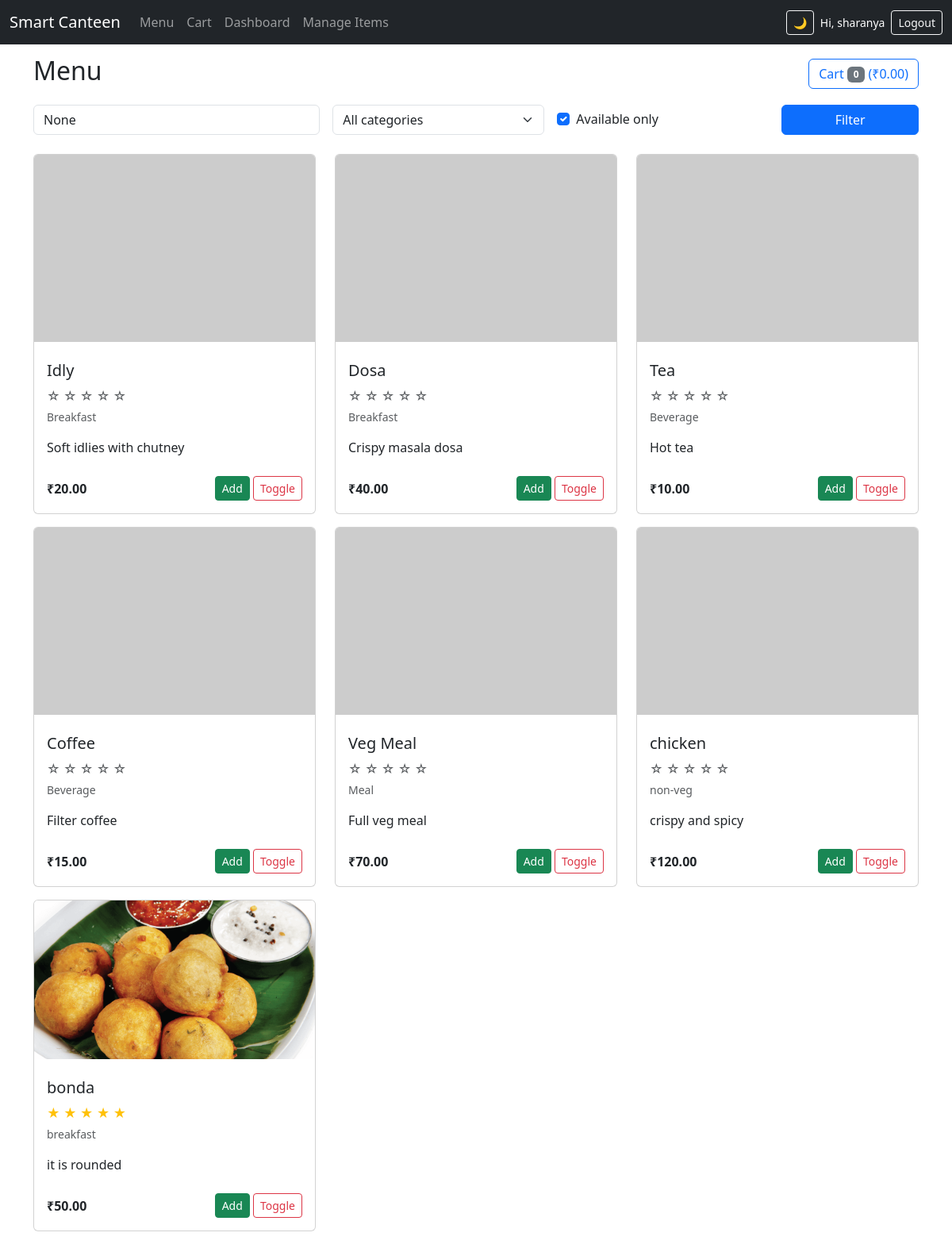
The app's page /menu/ (signed in) with its own data.
### menu_app/models.py (models this page shows, shortened)
class Item(models.Model):
    name = models.CharField(max_length=100)
    description = models.TextField(blank=True)
    price = models.DecimalField(max_digits=7, decimal_places=2)
    category = models.CharField(max_length=50, blank=True)
    available = models.BooleanField(default=True)
    image = models.ImageField(upload_to='menu_images/', blank=True, null=True)
    rating = models.PositiveIntegerField(default=0)  # 0–5

### menu_app/views.py (the view, shortened to what this page needs)
# urls.py: path('menu/', views.menu_list, name='menu_list'),
@login_required(login_url='login')
def menu_list(request):
    form = SearchForm(request.GET or None)
    items = Item.objects.all()
    categories = Item.objects.values_list('category', flat=True).distinct()
    selected_category = request.GET.get('category')
    if selected_category:
        items = items.filter(category=selected_category)
    cart = _get_cart(request)
    total = Decimal('0.00')
    for item_id, qty in cart.items():
        try:
            item = Item.objects.get(id=item_id)
            total += item.price * qty
        except Item.DoesNotExist:
            continue
    context = {
        'items': items,
        'cart_total': total,
        'cart_count': sum(cart.values()),
        'form': form,
        'categories': categories,
        'selected_category': selected_category,
    }
    return render(request, 'menu.html', context)

### menu_app/forms.py
class SearchForm(forms.Form):
    q = forms.CharField(required=False, label='Search')
    available_only = forms.BooleanField(required=False, initial=True)

### menu_app/views.py (called while the page is built)
def _get_cart(request):
    return request.session.get('cart', {})

### templates/menu.html (shortened to what this page needs)
{% extends 'base.html' %}
{% block content %}
<div class="d-flex justify-content-between align-items-center mb-3">
  <h2>Menu</h2>
  <div>
    <a href="{% url 'cart_view' %}" class="btn btn-outline-primary">
      Cart <span class="badge bg-secondary">{{ cart_count }}</span> (₹{{ cart_total }})
    </a>
  </div>
</div>
<form method="get" class="row g-3 mb-4">
  <div class="col-md-4">
    <input type="text" name="q" value="{{ form.q.value }}" class="form-control" placeholder="Search items...">
  </div>
  <div class="col-md-3">
    <select name="category" class="form-select">
      <option value="">All categories</option>
    </select>
  </div>
  <div class="col-md-3 d-flex align-items-center">
    <div class="form-check">
      <input class="form-check-input"
             type="checkbox"
             name="available_only"
             id="available_only"
             value="on"
             {% if form.available_only.value or form.available_only.value is None %}checked{% endif %}>
      <label class="form-check-label" for="available_only">Available only</label>
    </div>
  </div>
  <div class="col-md-2">
    <button class="btn btn-primary w-100" type="submit">Filter</button>
  </div>
</form>
<div class="row">
  {% for item in items %}
  <div class="col-md-4 mb-3">
    <div class="card h-100">
      {% if item.image %}
      <img src="{{ item.image.url }}" class="card-img-top" style="height:200px; object-fit:cover;">
      {% else %}
      <img src="https://via.placeholder.com/300x200.png?text=No+Image" class="card-img-top">
      {% endif %}
      <div class="card-body d-flex flex-column">
        <h5 class="card-title mt-2">{{ item.name }}</h5>
        <div class="mb-1">
          {% for i in "12345" %}
            {% if forloop.counter <= item.rating %}
              <span class="text-warning">★</span>
            {% else %}
              <span class="text-muted">☆</span>
            {% endif %}
          {% endfor %}
        </div>
        <p class="card-text text-muted small">{{ item.category }}</p>
        <p class="card-text flex-grow-1">{{ item.description|default:"Tasty item" }}</p>
        <div class="d-flex justify-content-between align-items-center mt-2">
          <span class="fw-bold">₹{{ item.price }}</span>
          <div>
            {% if item.available %}
            <a href="{% url 'add_to_cart' item.id %}" class="btn btn-sm btn-success">Add</a>
            {% else %}
            <span class="badge bg-secondary">Not Available</span>
            {% endif %}
            {% if user.is_staff %}
            <a href="{% url 'toggle_item' item.id %}" class="btn btn-sm btn-outline-danger">Toggle</a>
            {% endif %}
          </div>
        </div>
      </div>
    </div>
  </div>
  {% empty %}
  <p>No items found.</p>
  {% endfor %}
</div>
{% endblock %}

### templates/base.html (shortened to what this page needs)
<!DOCTYPE html>
<html lang="en" data-bs-theme="light" id="htmlRoot">
<head>
  <link href="https://cdn.jsdelivr.net/npm/bootstrap@5.3.3/dist/css/bootstrap.min.css" rel="stylesheet">
</head>
<body>
  <nav class="navbar navbar-expand-lg navbar-dark bg-dark fixed-top">
    <div class="container-fluid">
      <a class="navbar-brand" href="{% url 'home' %}">Smart Canteen</a>
      <div class="collapse navbar-collapse" id="navbarNav">
        <ul class="navbar-nav me-auto">
          <li class="nav-item"><a class="nav-link" href="{% url 'menu_list' %}">Menu</a></li>
          <li class="nav-item"><a class="nav-link" href="{% url 'cart_view' %}">Cart</a></li>
          {% if user.is_staff %}
          <li class="nav-item"><a class="nav-link" href="{% url 'dashboard' %}">Dashboard</a></li>
          <li class="nav-item"><a class="nav-link" href="{% url 'manage_items' %}">Manage Items</a></li>
          {% endif %}
        </ul>
        <div class="d-flex align-items-center gap-2">
          <button class="btn btn-outline-light btn-sm" id="themeToggle">🌙</button>
          {% if user.is_authenticated %}
            <span class="navbar-text text-white small">Hi, {{ user.username }}</span>
            <form method="post" action="{% url 'logout' %}" style="display:inline;">
              <button class="btn btn-outline-light btn-sm">Logout</button>
            </form>
          {% else %}
            <a href="{% url 'login' %}" class="btn btn-outline-light btn-sm">Login</a>
            <a href="{% url 'register' %}" class="btn btn-warning btn-sm">Register</a>
          {% endif %}
        </div>
      </div>
    </div>
  </nav>
  <div class="container">
    {% block content %}{% endblock %}
  </div>
</body>
</html>

### templates/base.html (style rules this page uses)
body { padding-top: 70px; }

### records on screen
Item: name "Idly", rating 0 (drawn), category "Breakfast", description "Soft idlies with chutney", price "20.00", available "Add"
Item: name "Dosa", rating 0 (drawn), category "Breakfast", description "Crispy masala dosa", price "40.00", available "Add"
Item: name "Tea", rating 0 (drawn), category "Beverage", description "Hot tea", price "10.00", available "Add"
Item: name "Coffee", rating 0 (drawn), category "Beverage", description "Filter coffee", price "15.00", available "Add"
Item: name "Veg Meal", rating 0 (drawn), category "Meal", description "Full veg meal", price "70.00", available "Add"
Item: name "chicken", rating 0 (drawn), category "non-veg", description "crispy and spicy", price "120.00", available "Add"
Item: image (picture), name "bonda", rating 5 (drawn), category "breakfast", description "it is rounded", price "50.00", available "Add"

### other values on screen
{{ user.username }} "sharanya"
{{ cart_count }} "0"
{{ cart_total }} "0.00"
